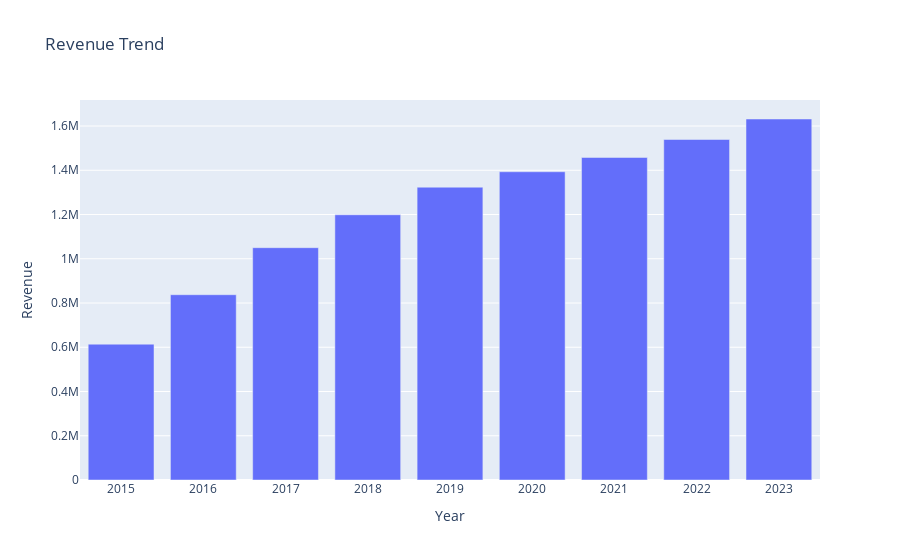

The notebook cell saved with this chart:
### Code cell
#Lets have a look at the revenue across these years.
df_year = pd.DataFrame(df3.groupby("Year")["Revenue"].sum())
df_year.reset_index(inplace= True) 
fig = px.bar(df_year, x= "Year", y = "Revenue", title = "Revenue Trend") #Barplot for each year
fig.show()

### Figure 1 — Plotly figure (JSON) as saved in the notebook; plotly's stock layout.template omitted (floating-point values rounded to 4 significant figures)
{"data": [{"alignmentgroup": "True", "hovertemplate": "Year=%{x}<br>Revenue=%{y}<extra></extra>", "legendgroup": "", "marker": {"color": "#636efa", "pattern": {"shape": ""}}, "name": "", "offsetgroup": "", "orientation": "v", "showlegend": false, "textposition": "auto", "type": "bar", "x": [2015, 2016, 2017, 2018, 2019, 2020, 2021, 2022, 2023], "xaxis": "x", "y": [613939, 837539, 1050123, 1198899, 1323501, 1393283, 1457849, 1539112, 1631780], "yaxis": "y"}], "layout": {"barmode": "relative", "legend": {"tracegroupgap": 0}, "title": {"text": "Revenue Trend"}, "xaxis": {"anchor": "y", "domain": [0, 1], "title": {"text": "Year"}}, "yaxis": {"anchor": "x", "domain": [0, 1], "title": {"text": "Revenue"}}}}
